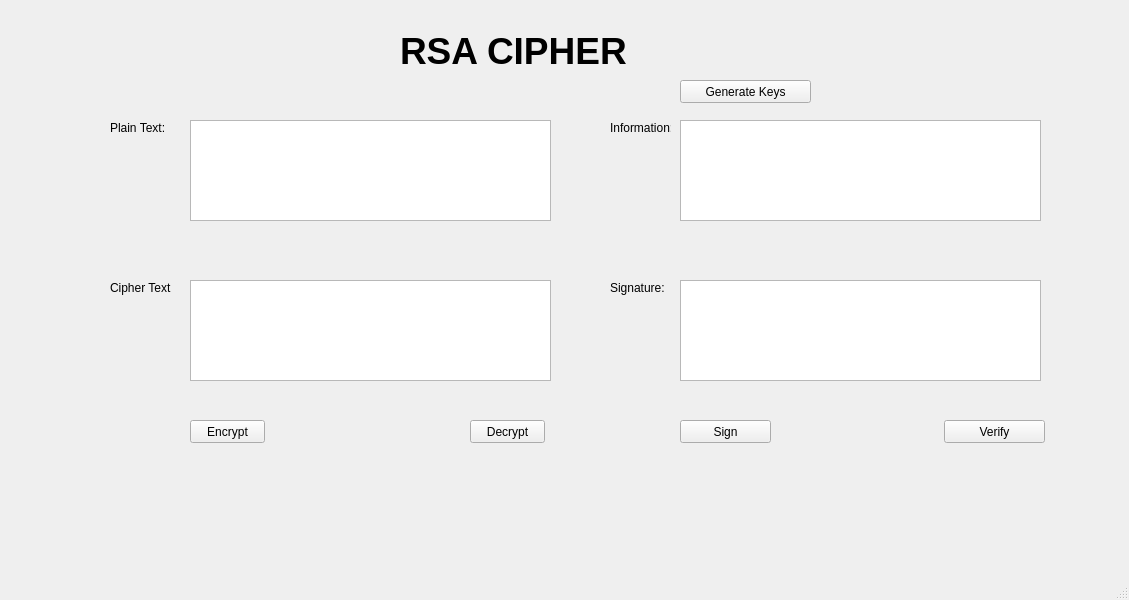
<?xml version="1.0" encoding="UTF-8"?>
<ui version="4.0">
 <class>MainWindow</class>
 <widget class="QMainWindow" name="MainWindow">
  <property name="geometry">
   <rect>
    <x>0</x>
    <y>0</y>
    <width>1129</width>
    <height>600</height>
   </rect>
  </property>
  <property name="windowTitle">
   <string>MainWindow</string>
  </property>
  <widget class="QWidget" name="centralwidget">
   <widget class="QLabel" name="label">
    <property name="geometry">
     <rect>
      <x>400</x>
      <y>20</y>
      <width>241</width>
      <height>61</height>
     </rect>
    </property>
    <property name="font">
     <font>
      <pointsize>28</pointsize>
      <weight>75</weight>
      <bold>true</bold>
     </font>
    </property>
    <property name="text">
     <string>RSA CIPHER</string>
    </property>
   </widget>
   <widget class="QPlainTextEdit" name="txt_plain_text">
    <property name="geometry">
     <rect>
      <x>190</x>
      <y>120</y>
      <width>361</width>
      <height>101</height>
     </rect>
    </property>
   </widget>
   <widget class="QPlainTextEdit" name="txt_cipher_text">
    <property name="geometry">
     <rect>
      <x>190</x>
      <y>280</y>
      <width>361</width>
      <height>101</height>
     </rect>
    </property>
   </widget>
   <widget class="QPlainTextEdit" name="txt_info">
    <property name="geometry">
     <rect>
      <x>680</x>
      <y>120</y>
      <width>361</width>
      <height>101</height>
     </rect>
    </property>
   </widget>
   <widget class="QPlainTextEdit" name="txt_sign">
    <property name="geometry">
     <rect>
      <x>680</x>
      <y>280</y>
      <width>361</width>
      <height>101</height>
     </rect>
    </property>
   </widget>
   <widget class="QLabel" name="label_2">
    <property name="geometry">
     <rect>
      <x>110</x>
      <y>120</y>
      <width>61</width>
      <height>16</height>
     </rect>
    </property>
    <property name="text">
     <string>Plain Text:</string>
    </property>
   </widget>
   <widget class="QLabel" name="label_3">
    <property name="geometry">
     <rect>
      <x>110</x>
      <y>280</y>
      <width>61</width>
      <height>16</height>
     </rect>
    </property>
    <property name="text">
     <string>Cipher Text:</string>
    </property>
   </widget>
   <widget class="QLabel" name="label_5">
    <property name="geometry">
     <rect>
      <x>610</x>
      <y>280</y>
      <width>61</width>
      <height>16</height>
     </rect>
    </property>
    <property name="text">
     <string>Signature:</string>
    </property>
   </widget>
   <widget class="QLabel" name="label_6">
    <property name="geometry">
     <rect>
      <x>610</x>
      <y>120</y>
      <width>61</width>
      <height>16</height>
     </rect>
    </property>
    <property name="text">
     <string>Information:</string>
    </property>
   </widget>
   <widget class="QPushButton" name="btn_encrypt">
    <property name="geometry">
     <rect>
      <x>190</x>
      <y>420</y>
      <width>75</width>
      <height>23</height>
     </rect>
    </property>
    <property name="text">
     <string>Encrypt</string>
    </property>
   </widget>
   <widget class="QPushButton" name="btn_decrypt">
    <property name="geometry">
     <rect>
      <x>470</x>
      <y>420</y>
      <width>75</width>
      <height>23</height>
     </rect>
    </property>
    <property name="text">
     <string>Decrypt</string>
    </property>
   </widget>
   <widget class="QPushButton" name="btn_sign">
    <property name="geometry">
     <rect>
      <x>680</x>
      <y>420</y>
      <width>91</width>
      <height>23</height>
     </rect>
    </property>
    <property name="text">
     <string>Sign</string>
    </property>
   </widget>
   <widget class="QPushButton" name="btn_verify">
    <property name="geometry">
     <rect>
      <x>944</x>
      <y>420</y>
      <width>101</width>
      <height>23</height>
     </rect>
    </property>
    <property name="text">
     <string>Verify</string>
    </property>
   </widget>
   <widget class="QPushButton" name="btn_gen_keys">
    <property name="geometry">
     <rect>
      <x>680</x>
      <y>80</y>
      <width>131</width>
      <height>23</height>
     </rect>
    </property>
    <property name="text">
     <string>Generate Keys</string>
    </property>
   </widget>
  </widget>
  <widget class="QMenuBar" name="menubar">
   <property name="geometry">
    <rect>
     <x>0</x>
     <y>0</y>
     <width>1129</width>
     <height>21</height>
    </rect>
   </property>
  </widget>
  <widget class="QStatusBar" name="statusbar"/>
 </widget>
 <resources/>
 <connections/>
</ui>
